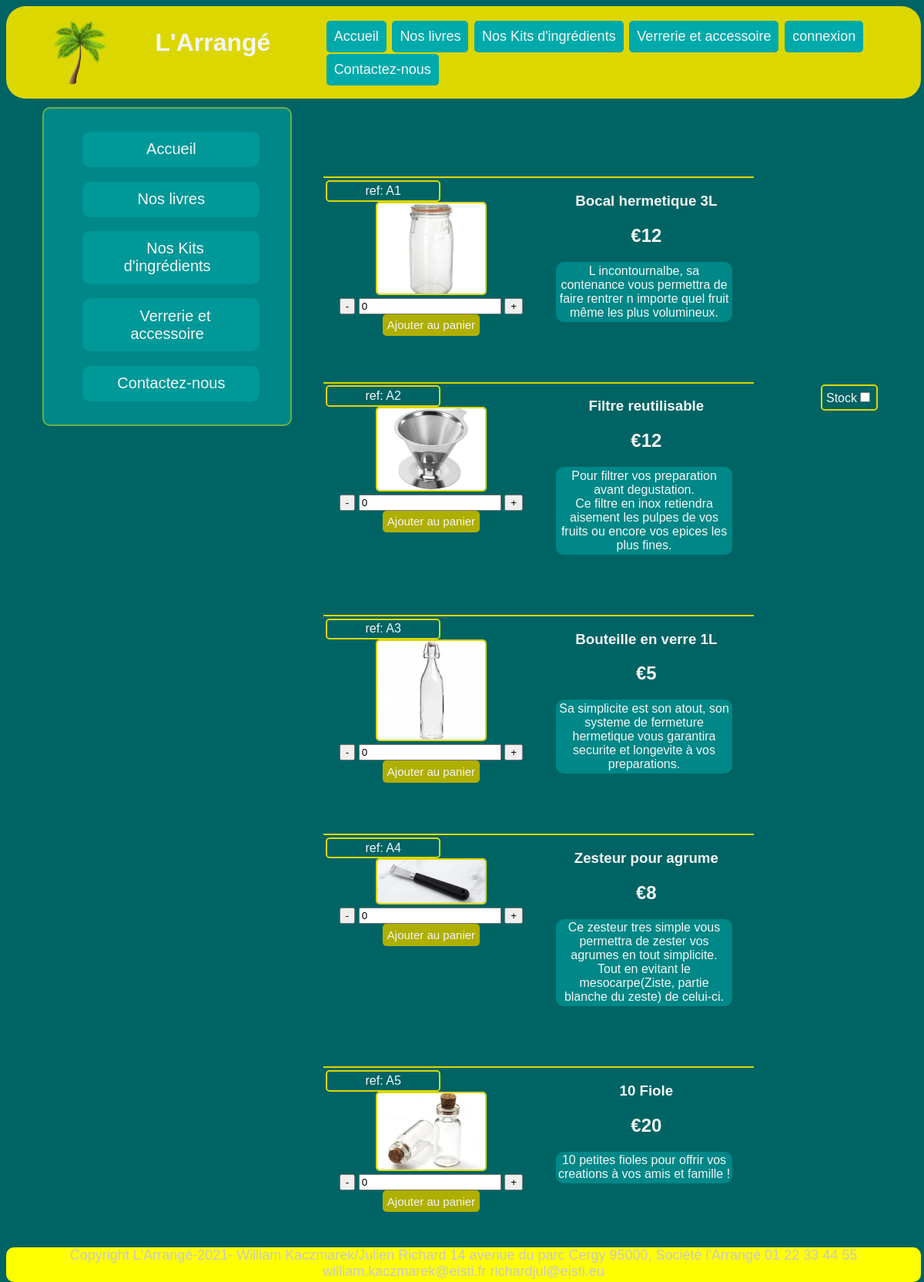
Screenshot of /produits.php?categorie=Accessoire with the database file from the repository.
### tables this page shows
CREATE TABLE IF NOT EXISTS `produits` (
  `product_id` int(4) NOT NULL AUTO_INCREMENT,
  `product_img_rel` varchar(128) NOT NULL,
  `product_categories` varchar(32) NOT NULL,
  `product_ref` varchar(4) NOT NULL,
  `product_label` varchar(32) NOT NULL,
  `product_stock` int(4) NOT NULL,
  `product_desc` varchar(512) NOT NULL,
  `product_prix` int(4) NOT NULL,
  PRIMARY KEY (`product_id`)
);

### produits.php (the view, shortened to what this page needs)
<!DOCTYPE html>
<html lang="fr">
<head>
    <?php
        include "./php/header.php";
    ?>
</head>
<body>
    <?php
        include "./php/navbar.php";
    ?>
    <div class="contenu">
            <?php
                include "./php/menu.php";
            ?>
        <div class="margin-contenu">
            <div class="display_block">
                <div class="content">
                    <?php
                        if (isset($_GET["categorie"])) {
                            $categorie =  $_GET["categorie"];
                        }else{
                            $categorie="Livre";
                        }
                        $req = "SELECT * FROM produits WHERE product_categories = '".$categorie."'";
                        $products = $connection->query($req);
                        echo "<div class='stock-button'><label  for='mycheck' >Stock</label><input id='mycheck' type='checkbox'  onclick='masquer()'></div>";
                        while ($produit = $products->fetch_row()) {
                            echo "
                            <form action='panier.php' method='POST'>
                            <div class='product-container'>
                                <div class='product-left'>
                                    <div class='product-ref'>ref: ".$produit[3]."
                                        <div class='stock' style='display: none'>Stock : ".$produit[5]."</div>
                                    </div>
                                    <input name='ref' style='display: none' value='".$produit[3]."' />
                                    <input name='label' style='display: none' value='".$produit[4]."' />
                                    <input name='prix' style='display: none' value='".$produit[7]."' />
                                    <img class='product-img' ".$produit[1]." />
                                    <div class='button'>
                                        <div class='quantity'>
                                            <input type='button' class='moins' onclick='supp_stock(this)' value='-'>
                                            <input type='text' name='nbr_produit' id='quanti'  value='0' >
                                            <input type='button' class='plus' onclick='ajouter_stock(this)' value='+'>
                                        </div>
                                    </div>
                                    <button class='product-button' onclick=\"update_stock(this)\">Ajouter au panier</button>
                                </div>
                                <div class='product-right'>
                                    <h3>".$produit[4]."</h3>
                                    <h2>€".$produit[7]."</h2>
                                    <p class='product-desc'>".$produit[6]."</p>
                                </div>
                            </div>
                            </form>";
                        }
                    ?>
                </div>
            </div>
        </div>
    </div>
    <?php
            include "./php/footer.php";
        ?>
</body>
</html>

### css/Style.css (style rules this page uses)
body { background-color: rgb(0, 100, 100); height: 100%; }
.contenu { position: relative; display: flex; flex-wrap: wrap; font-family: helvetica; padding-top: 5%; padding-left: 4%; padding-right: 4%; color: whitesmoke; margin-bottom: 50px; }
.margin-contenu { margin-top: 5%; margin-left: 5%; }
.stock-button { border: 2px solid rgb(220, 215, 0); border-radius: 5px; padding: 5px; position: fixed; top: 30%; right: 5%; }
.product-container { text-align: center; width: 60%; margin-left: 30%; margin-bottom: 2%; }
.product-left { width: 45%; float: left; border: 2px solid rgb(220, 215, 0); border-right: none; border-left: none; border-bottom: none; }
.product-right { width: 45%; float: left; border: 2px solid rgb(220, 215, 0); border-right: none; border-left: none; border-bottom: none; margin-bottom: 10%; }
.product-ref { border: 2px solid rgb(220, 215, 0); border-radius: 5px; margin-top: 1%; margin-left: 1%; width: 50%; padding: 1%; }
.product-img { border: 2px solid rgb(220, 215, 0); border-radius: 5px; width: 50%; }
.product-button { background-color: rgb(175, 175, 0); border:none; padding: 2%; border-radius: 5px; font-size: 15px; color:whitesmoke; }
.product-desc { background-color:rgba(0, 170, 170, 0.500); text-align: center; border-radius: 10px; padding: 1%; width: 80%; margin-left: 8%; }
::placeholder { color: rgb(175, 175, 0); }
#quanti { pointer-events: none; }

### rows the page displays
produits: product_ref "A1", shows a picture, product_label "Bocal hermetique 3L", product_prix "12", product_desc "L incontournalbe, sa contenance vous permettra de faire rentrer n importe quel fruit même les plus volumineux."
produits: product_ref "A2", shows a picture, product_label "Filtre reutilisable", product_prix "12", product_desc "Pour filtrer vos preparation avant degustation. Ce filtre en inox retiendra aisement les pulpes de vos fruits ou encore vos epices les plus fines."
produits: product_ref "A3", shows a picture, product_label "Bouteille en verre 1L", product_prix "5", product_desc "Sa simplicite est son atout, son systeme de fermeture hermetique vous garantira securite et longevite à vos preparations."
produits: product_ref "A4", shows a picture, product_label "Zesteur pour agrume", product_prix "8", product_desc "Ce zesteur tres simple vous permettra de zester vos agrumes en tout simplicite. Tout en evitant le mesocarpe(Ziste, partie blanche du zeste) de celui-ci."
produits: product_ref "A5", shows a picture, product_label "10 Fiole", product_prix "20", product_desc "10 petites fioles pour offrir vos creations à vos amis et famille !"
